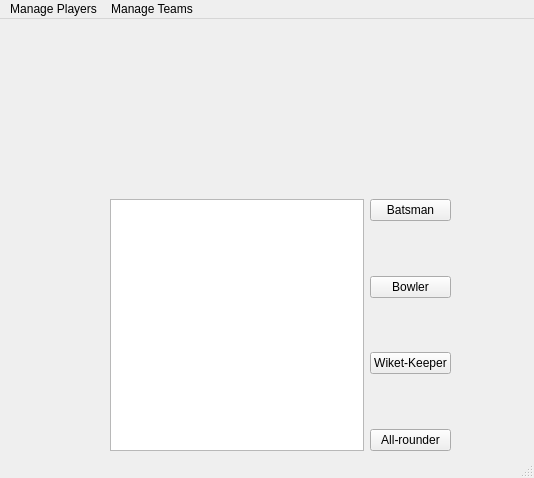
<?xml version="1.0" encoding="UTF-8"?>
<ui version="4.0">
 <class>SecondPage</class>
 <widget class="QMainWindow" name="SecondPage">
  <property name="geometry">
   <rect>
    <x>0</x>
    <y>0</y>
    <width>534</width>
    <height>478</height>
   </rect>
  </property>
  <property name="windowTitle">
   <string>MainWindow</string>
  </property>
  <widget class="QWidget" name="centralwidget">
   <widget class="QWidget" name="layoutWidget">
    <property name="geometry">
     <rect>
      <x>110</x>
      <y>180</y>
      <width>341</width>
      <height>252</height>
     </rect>
    </property>
    <layout class="QHBoxLayout" name="horizontalLayout">
     <item>
      <widget class="QListWidget" name="list1"/>
     </item>
     <item>
      <layout class="QVBoxLayout" name="verticalLayout">
       <item>
        <widget class="QPushButton" name="b1">
         <property name="text">
          <string>Batsman</string>
         </property>
        </widget>
       </item>
       <item>
        <spacer name="verticalSpacer">
         <property name="orientation">
          <enum>Qt::Vertical</enum>
         </property>
         <property name="sizeHint" stdset="0">
          <size>
           <width>20</width>
           <height>40</height>
          </size>
         </property>
        </spacer>
       </item>
       <item>
        <widget class="QPushButton" name="b2">
         <property name="text">
          <string>Bowler</string>
         </property>
        </widget>
       </item>
       <item>
        <spacer name="verticalSpacer_2">
         <property name="orientation">
          <enum>Qt::Vertical</enum>
         </property>
         <property name="sizeHint" stdset="0">
          <size>
           <width>20</width>
           <height>40</height>
          </size>
         </property>
        </spacer>
       </item>
       <item>
        <widget class="QPushButton" name="b3">
         <property name="text">
          <string>Wiket-Keeper</string>
         </property>
        </widget>
       </item>
       <item>
        <spacer name="verticalSpacer_3">
         <property name="orientation">
          <enum>Qt::Vertical</enum>
         </property>
         <property name="sizeHint" stdset="0">
          <size>
           <width>20</width>
           <height>40</height>
          </size>
         </property>
        </spacer>
       </item>
       <item>
        <widget class="QPushButton" name="b4">
         <property name="text">
          <string>All-rounder</string>
         </property>
        </widget>
       </item>
      </layout>
     </item>
    </layout>
   </widget>
   <widget class="QLabel" name="label">
    <property name="geometry">
     <rect>
      <x>30</x>
      <y>30</y>
      <width>491</width>
      <height>121</height>
     </rect>
    </property>
    <property name="minimumSize">
     <size>
      <width>191</width>
      <height>0</height>
     </size>
    </property>
    <property name="text">
     <string/>
    </property>
    <property name="pixmap">
     <pixmap>Images/cricket-fantasy-logo-1.png</pixmap>
    </property>
   </widget>
   <zorder>label</zorder>
   <zorder>layoutWidget</zorder>
  </widget>
  <widget class="QMenuBar" name="menubar">
   <property name="geometry">
    <rect>
     <x>0</x>
     <y>0</y>
     <width>534</width>
     <height>21</height>
    </rect>
   </property>
   <widget class="QMenu" name="menuManage_Players">
    <property name="title">
     <string>Manage Players</string>
    </property>
    <addaction name="p11"/>
    <addaction name="p12"/>
    <addaction name="p13"/>
   </widget>
   <widget class="QMenu" name="menuManage_Teams">
    <property name="title">
     <string>Manage Teams</string>
    </property>
    <addaction name="t11"/>
    <addaction name="t12"/>
    <addaction name="t13"/>
   </widget>
   <addaction name="menuManage_Players"/>
   <addaction name="menuManage_Teams"/>
  </widget>
  <widget class="QStatusBar" name="statusbar"/>
  <action name="p1">
   <property name="text">
    <string>Add </string>
   </property>
  </action>
  <action name="p2">
   <property name="text">
    <string>Find</string>
   </property>
  </action>
  <action name="a3">
   <property name="text">
    <string>Remove</string>
   </property>
  </action>
  <action name="tm1">
   <property name="text">
    <string>New Team</string>
   </property>
  </action>
  <action name="tm2">
   <property name="text">
    <string>OpenTeam</string>
   </property>
  </action>
  <action name="tm3">
   <property name="text">
    <string>Evaluate Team</string>
   </property>
  </action>
  <action name="p3">
   <property name="text">
    <string>Remove</string>
   </property>
  </action>
  <action name="p11">
   <property name="icon">
    <iconset>
     <normaloff>Images/addicon.jpg</normaloff>Images/addicon.jpg</iconset>
   </property>
   <property name="text">
    <string>Add Player</string>
   </property>
   <property name="font">
    <font>
     <family>Arial</family>
     <weight>75</weight>
     <bold>true</bold>
    </font>
   </property>
   <property name="shortcut">
    <string>Ctrl+N</string>
   </property>
  </action>
  <action name="p12">
   <property name="icon">
    <iconset>
     <normaloff>Images/findicon.png</normaloff>Images/findicon.png</iconset>
   </property>
   <property name="text">
    <string>Find Player</string>
   </property>
   <property name="font">
    <font>
     <family>Arial</family>
     <weight>75</weight>
     <bold>true</bold>
    </font>
   </property>
   <property name="shortcut">
    <string>Ctrl+F</string>
   </property>
  </action>
  <action name="p13">
   <property name="icon">
    <iconset>
     <normaloff>Images/deleteicon.jpg</normaloff>Images/deleteicon.jpg</iconset>
   </property>
   <property name="text">
    <string>Delete Player</string>
   </property>
   <property name="font">
    <font>
     <family>Arial</family>
     <weight>75</weight>
     <bold>true</bold>
    </font>
   </property>
   <property name="shortcut">
    <string>Ctrl+D</string>
   </property>
  </action>
  <action name="t11">
   <property name="icon">
    <iconset>
     <normaloff>Images/newteam.jpg</normaloff>Images/newteam.jpg</iconset>
   </property>
   <property name="text">
    <string>New Team</string>
   </property>
   <property name="shortcut">
    <string>Ctrl+T</string>
   </property>
  </action>
  <action name="t12">
   <property name="icon">
    <iconset>
     <normaloff>Images/Open team.jpg</normaloff>Images/Open team.jpg</iconset>
   </property>
   <property name="text">
    <string>Open Team</string>
   </property>
   <property name="shortcut">
    <string>Ctrl+O</string>
   </property>
  </action>
  <action name="t13">
   <property name="icon">
    <iconset>
     <normaloff>Images/Evaluate team.png</normaloff>Images/Evaluate team.png</iconset>
   </property>
   <property name="text">
    <string>Evaluate Team</string>
   </property>
   <property name="shortcut">
    <string>Ctrl+E</string>
   </property>
  </action>
 </widget>
 <resources/>
 <connections/>
</ui>
